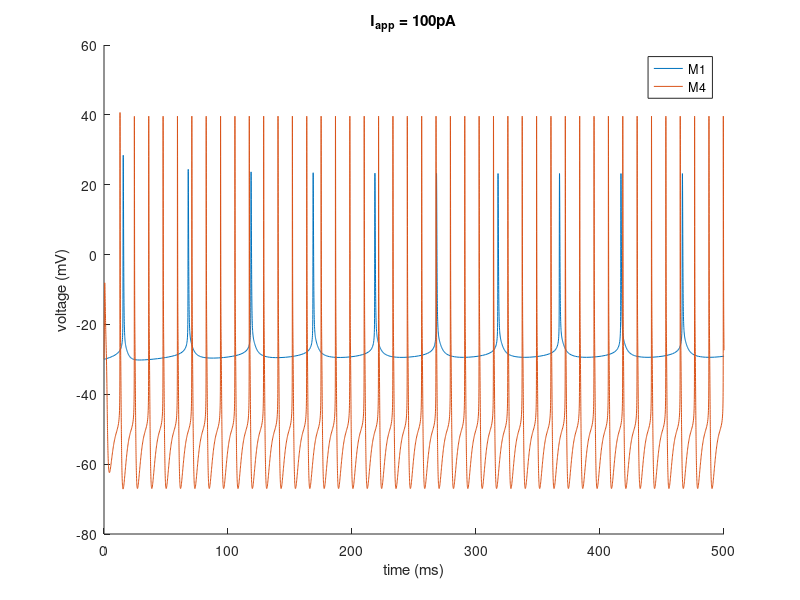

Reproduce this figure in MATLAB.
function ipRGCephys()

    Iapp = 100*1e-3; % applied current
    V0 = -30; % initial membrane voltage
    tf = 500; % final time
    
    figure(); hold all;
    
    for m1m4 = [1,4] % m1m4 - ipRGC type, can be 1 or 4
        K = getParameters(m1m4);
        G = getGatingFunctions(m1m4);
        
        ic = [V0,G.minf(V0),G.hinf(V0),G.ninf(V0),G.rinf(V0),G.finf(V0)]; % gating variables are at their steady values for V0
        [t,x] = ode23s(@(t,x) ipRGC_rhs(t,x,K,G,Iapp), [0,tf], ic);
        
        plot(t,x(:,1))
    end
    
    legend({'M1','M4'})
    xlabel('time (ms)')
    ylabel('voltage (mV)')
    title(['I_{app} = ' num2str(Iapp*1e3) 'pA'])
    
end


function xdot = ipRGC_rhs(t,x,K,G,Iapp)
    % state (t,x); parameters K; gating functions G; applied current Iapp

    V = x(1);
    m = x(2);
    h = x(3);
    n = x(4);
    r = x(5);
    f = x(6);

    xdot = NaN(size(x));
    xdot(1) = ( K.gNa*m^3*h*(K.eNa - V) + (K.gK*n^4)*(K.eK - V) + K.gCa*r*f*(K.eCa - V) + K.gL*(K.eL - V) + Iapp )/K.cM;
    xdot(2) = ( G.minf(V) - m )/(G.taum(V));
    xdot(3) = ( G.hinf(V) - h )/(G.tauh(V));
    xdot(4) = ( G.ninf(V) - n )/(G.taun(V));
    xdot(5) = ( G.rinf(V) - r )/(G.taur(V));
    xdot(6) = ( G.finf(V) - f )/(G.tauf(V));

end

function K = getParameters(m1m4)

	if m1m4==1 % M1
        K = struct('eCa',33.5,'eK',-50,'eL',-14.5,'eNa',45,'gCa',22.47,'gK',4.84,'gL',0.031,'gNa',79.18,'cM',1);
	elseif m1m4==4 % M4
        K = struct('eCa',70,'eK',-90.5722,'eL',-21.0611,'eNa',54,'gCa',21.196,'gK',4.565,'gL',.0296,'gNa',74.674,'cM',.15);
	end
    
end

function G = getGatingFunctions(m1m4)

	if m1m4==1 % M1
            
        Gparam.minfa = -0.254; Gparam.minfb = -4.4704;
        Gparam.hinfa = 0.364;  Gparam.hinfb = 11.2727;
        Gparam.ninfa = -2/17;  Gparam.ninfb = 14/17;
        Gparam.rinfa = -0.267; Gparam.rinfb = -3.3333;
        Gparam.finfa = 2/65;   Gparam.finfb = 4;

        Gparam.taumc = 0;       Gparam.tauma = -1/80;   Gparam.taumb = -143/80+log(5/21);
        Gparam.tauhc = 0.12;    Gparam.tauha = -0.28;   Gparam.tauhb = log(0.00561);
        Gparam.taunc = 0;       Gparam.tauna = -2/68;   Gparam.taunb = 67/68+log(5/21);
        Gparam.taurc = 0.738;   Gparam.taura = 0;       Gparam.taurb = -Inf;
        Gparam.taufc = 0;       Gparam.taufa = -1/110;  Gparam.taufb = log(1.79);
            
	elseif m1m4==4 % M4
            
        Gparam.minfa = -0.12383;  Gparam.minfb = -3.39282;
        Gparam.hinfa = 0.177865;  Gparam.hinfb = 9.74604;
        Gparam.ninfa = -180/3128; Gparam.ninfb = 4121/3128;
        Gparam.rinfa = -0.130435; Gparam.rinfb = -2.21376;
        Gparam.finfa = 36/2392;   Gparam.finfb = 9259/2392;

        Gparam.taumc = 0;          Gparam.tauma = -180/29440;  Gparam.taumb = -51079/29440+log(7/110);
        Gparam.tauhc = 0.0324545;  Gparam.tauha = -0.137783;   Gparam.tauhb = log(0.00490052);
        Gparam.taunc = 0;          Gparam.tauna = -45/3128;    Gparam.taunb = log(0.4821);
        Gparam.taurc = 0.1973;     Gparam.taura = 0;           Gparam.taurb = -Inf;
        Gparam.taufc = 0;          Gparam.taufa = -9/2024;     Gparam.taufb = log(0.547216);
                
	end
    
    G.minf = @(V) 1./(1 + exp(Gparam.minfa*V+Gparam.minfb));
    G.hinf = @(V) 1./(1 + exp(Gparam.hinfa*V+Gparam.hinfb));
    G.ninf = @(V) 1./(1 + exp(Gparam.ninfa*V+Gparam.ninfb)).^(1/4); % note the different form
    G.rinf = @(V) 1./(1 + exp(Gparam.rinfa*V+Gparam.rinfb));
    G.finf = @(V) 1./(1 + exp(Gparam.finfa*V+Gparam.finfb));

    G.taum = @(V) Gparam.taumc + exp(Gparam.tauma*V+Gparam.taumb);
    G.tauh = @(V) Gparam.tauhc + exp(Gparam.tauha*V+Gparam.tauhb);
    G.taun = @(V) Gparam.taunc + exp(Gparam.tauna*V+Gparam.taunb);
    G.taur = @(V) Gparam.taurc + exp(Gparam.taura*V+Gparam.taurb);
    G.tauf = @(V) Gparam.taufc + exp(Gparam.taufa*V+Gparam.taufb);
    
end